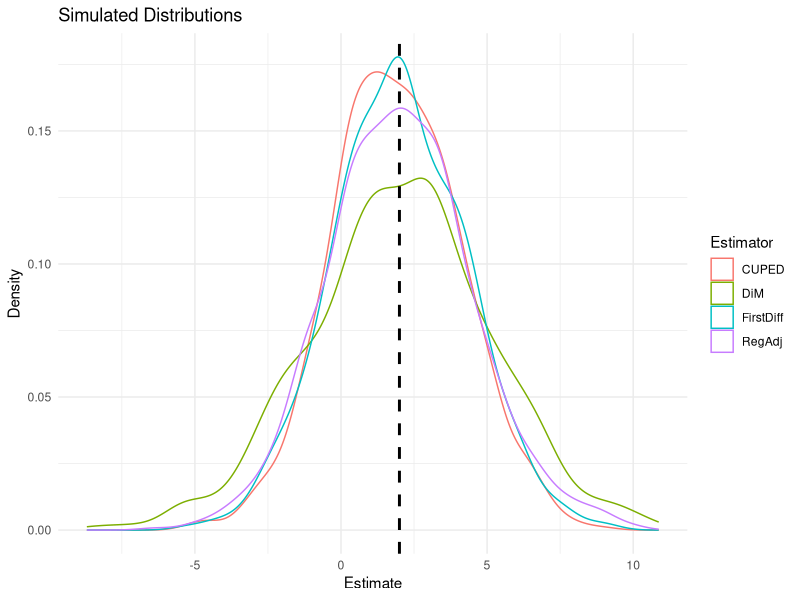

This chart was generated by the following R code:
## ---- chunk 1
knitr::opts_chunk$set(echo = TRUE)
## ---- chunk 2
set.seed(54321)
library(dplyr)
library(purrr)
library(ggplot2)
library(tidyverse)
## ---- chunk 3
generate_data = function(beta, rho, sigma, n) {
  y_pre = rnorm(n, mean = 0, sd = sigma)
  
  # noisy covariates
  x2 = rnorm(n)
  x3 = rnorm(n)
  
  w = rbinom(n, size = 1, prob = 0.5)
  y = rho * y_pre + beta * w + rnorm(n, mean = 0, sd = sigma)
  
  ret = data.frame(y_pre, x2, x3, y, w)
  return(ret)
}
## ---- chunk 4
diff_in_means = function(data) {
  mean(data$y[data$w == 1]) - mean(data$y[data$w == 0])
}

cuped = function(data) {
  theta = cov(data$y, data$y_pre) / var(data$y_pre)
  y_cuped = data$y - theta * (data$y_pre - mean(data$y_pre))

  mean(y_cuped[data$w == 1]) - mean(y_cuped[data$w == 0])
}

reg_adj = function(data) {
  fit = lm(y ~ w + y_pre + x2 + x3, data = data)
  
  coef(fit)["w"]
}

fd = function(data) {
  delta = data$y - data$y_pre
  
  mean(delta[data$w == 1]) - mean(delta[data$w == 0])
}
## ---- chunk 5
r = 1000
n = 20
beta = 2
rho = 0.9
sigma = 5

estimates = map_dfr(1:r, function(i) {
  data = generate_data(beta, rho, sigma, n)

  diff_in_means_est = diff_in_means(data)
  cuped_est = cuped(data)
  reg_adj_est = reg_adj(data)
  fd_est = fd(data)
  
  return(data.frame(
    CUPED = cuped_est,
    DiM = diff_in_means_est,
    RegAdj = reg_adj_est,
    FirstDiff = fd_est))
})

## ---- chunk 6
estimates_long = estimates |>
  pivot_longer(
    cols = everything(), 
    names_to = "Estimator", 
    values_to = "Estimate"
  )

estimates_long |>
  ggplot(aes(x = Estimate, color = Estimator)) +
  geom_density() +
  geom_vline(xintercept = beta, linetype = "dashed", linewidth = 1, color = "black") +
  # Apply styling to match the reference image
  theme_minimal() +
  labs(
    title = "Simulated Distributions",
    x = "Estimate",
    y = "Density"
  )
